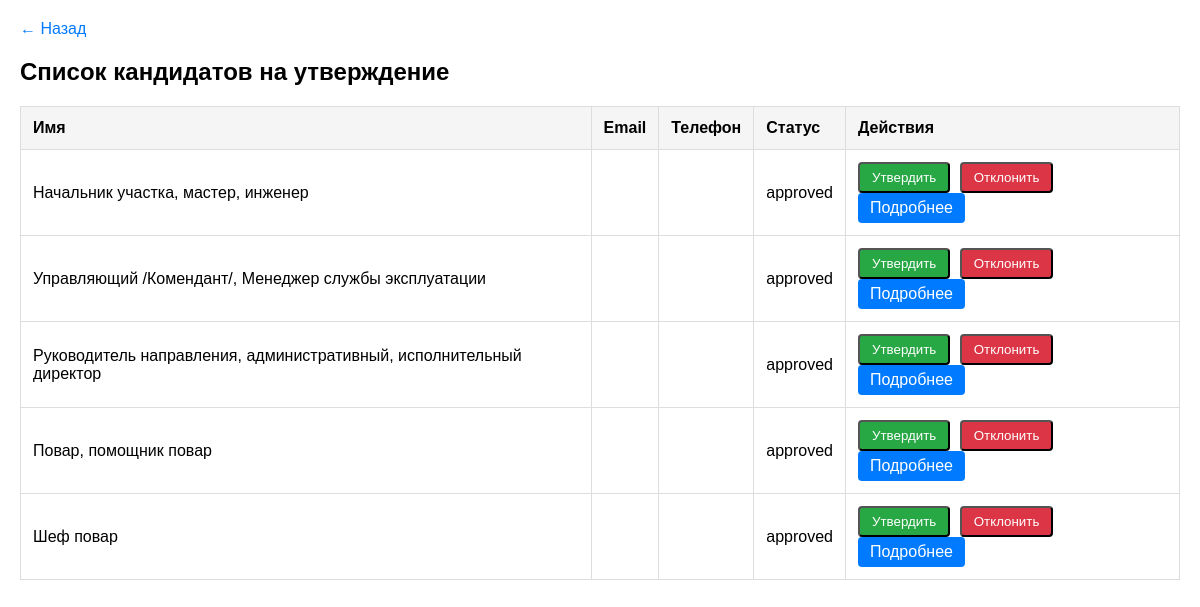
The page /dean/candidates (signed in) on the database its author committed.
### models.py (models this page shows)
class Candidate(Base):
    __tablename__ = "candidates"
    id = Column(Integer, primary_key=True, index=True)
    name = Column(String)
    email = Column(String)
    phone = Column(String)
    resume_text = Column(Text)
    status = Column(String, default="new")
    notes = Column(Text)
    test_results = Column(Text, nullable=True)
    video_interview_notes = Column(Text, nullable=True)
    created_at = Column(DateTime, default=datetime.utcnow)
    updated_at = Column(DateTime, default=datetime.utcnow, onupdate=datetime.utcnow)
    user_id = Column(Integer, ForeignKey("users.id"))
    user = relationship("User", back_populates="candidates")
    status_update_date = Column(DateTime, default=datetime.utcnow, onupdate=datetime.utcnow)
    search_history_id = Column(Integer, ForeignKey("search_history.id"), nullable=True)
    search_history = relationship("SearchHistory")

### routers/dean.py (the view)
@router.get("/candidates", response_class=HTMLResponse, dependencies=[Depends(is_dean)])
def dean_candidates(request: Request, db: Session = Depends(get_db), current_user: models.User = Depends(get_current_user)):
    update_user_activity(db, current_user)
    candidates = db.query(models.Candidate).filter(models.Candidate.status == "approved").all()
    return templates.TemplateResponse("dean_candidates.html", {"request": request, "candidates": candidates, "current_user": current_user})

### templates/dean_candidates.html (shortened to what this page needs)
<!DOCTYPE html>
<html>
<head>
</head>
<body>
  <div class="nav-links">
    <a href="/dashboard">← Назад</a>
  </div>
  <h2>Список кандидатов на утверждение</h2>
  <table>
    <tr>
      <th>Имя</th>
      <th>Email</th>
      <th>Телефон</th>
      <th>Статус</th>
      <th>Действия</th>
    </tr>
    {% for candidate in candidates %}
    <tr>
      <td>{{ candidate.name }}</td>
      <td>{{ candidate.email }}</td>
      <td>{{ candidate.phone }}</td>
      <td>{{ candidate.status }}</td>
      <td>
        <form action="/dean/candidates/{{ candidate.id }}/action" method="post" style="display: inline;">
            <button type="submit" name="action" value="accept" class="action-button accept-button">Утвердить</button>
        </form>
        <form action="/dean/candidates/{{ candidate.id }}/action" method="post" style="display: inline;">
            <button type="submit" name="action" value="reject" class="action-button reject-button">Отклонить</button>
        </form>
        <a href="/candidates/{{ candidate.id }}" class="action-button">Подробнее</a>
      </td>
    </tr>
    {% endfor %}
  </table>
</body>
</html>

### templates/dean_candidates.html (style rules this page uses)
body { font-family: Arial, sans-serif; max-width: 1200px; margin: 0 auto; padding: 20px; }
.nav-links { margin-bottom: 20px; }
.nav-links a { margin-right: 15px; text-decoration: none; color: #007bff; }
table { width: 100%; border-collapse: collapse; margin-top: 20px; }
th, td { padding: 12px; text-align: left; border: 1px solid #ddd; }
th { background-color: #f5f5f5; }
.action-button { display: inline-block; padding: 6px 12px; background: #007bff; color: white; text-decoration: none; border-radius: 4px; margin-right: 5px; }
.accept-button { background-color: #28a745; }
.reject-button { background-color: #dc3545; }

### rows shown on the page
Candidate: name "Начальник участка, мастер, инженер", status "approved"
Candidate: name "Управляющий /Комендант/, Менеджер службы эксплуатации", status "approved"
Candidate: name "Руководитель направления, административный, исполнительный директор", status "approved"
Candidate: name "Повар, помощник повар", status "approved"
Candidate: name "Шеф повар", status "approved"
